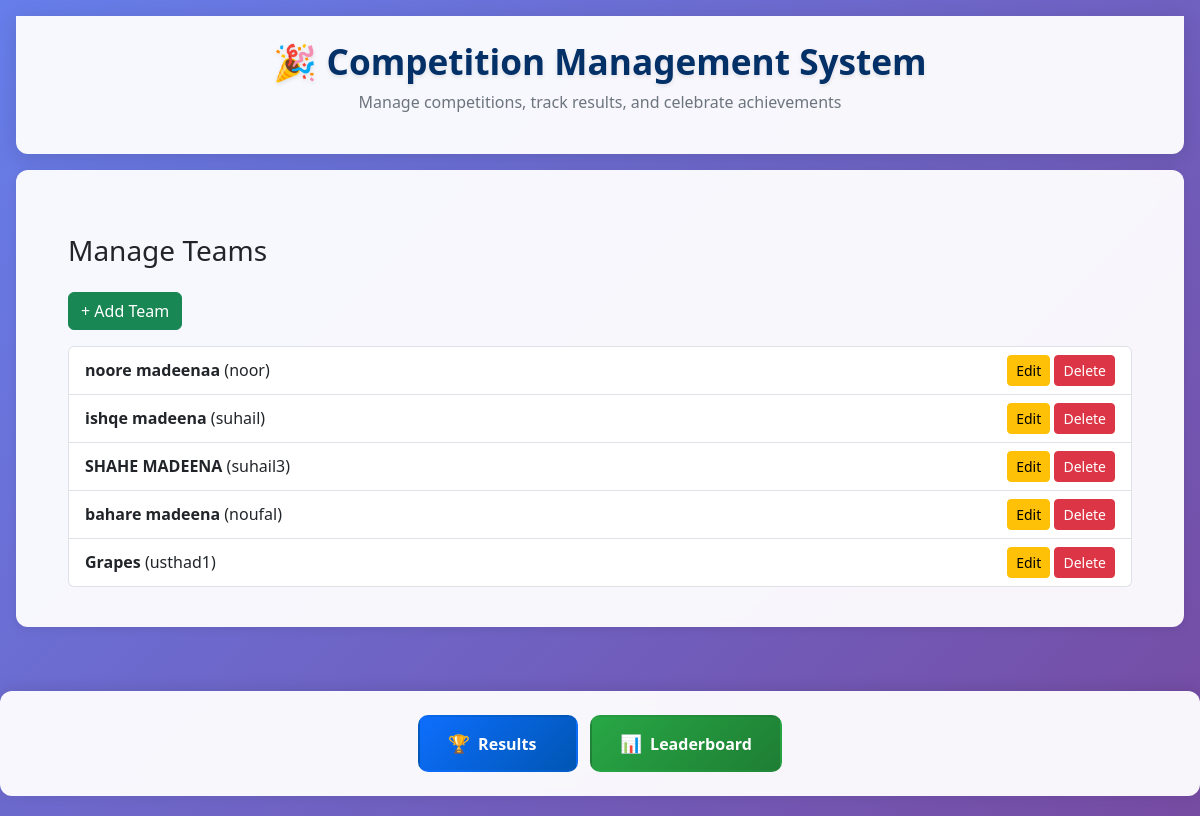
Page /add_team/ on the earlier database version.
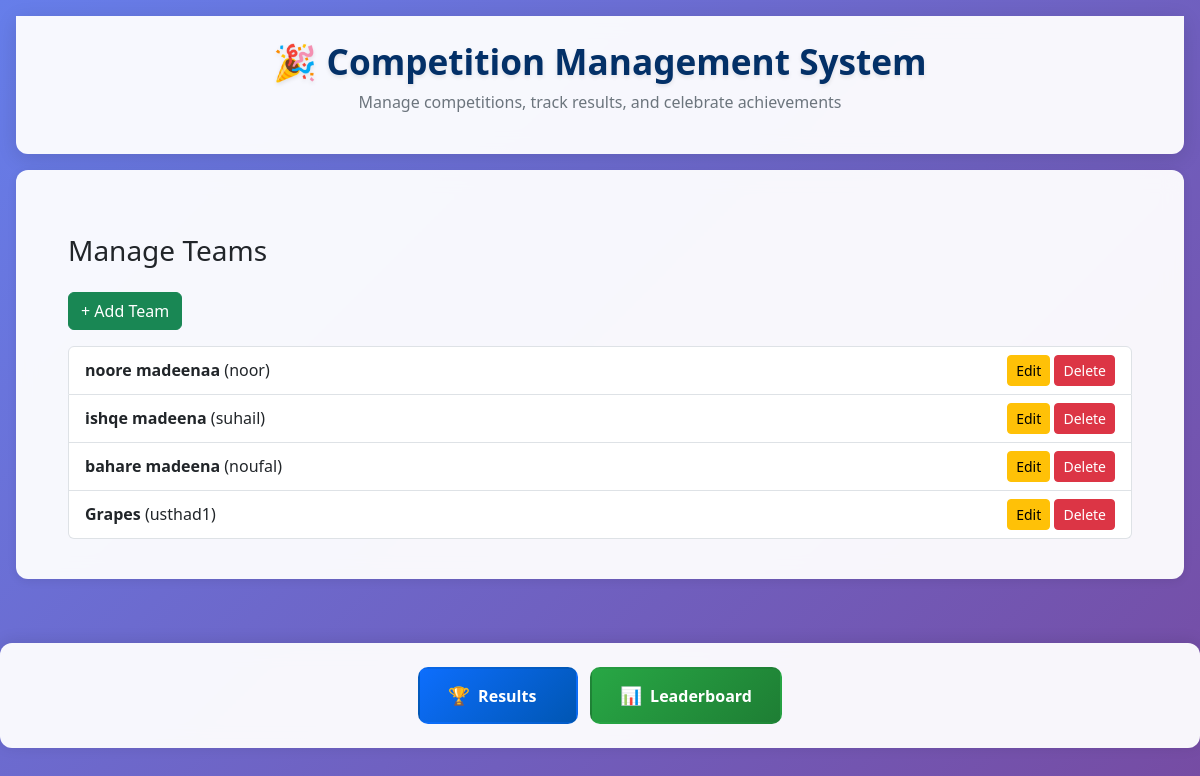
Same page on the later database version.
### core/models.py (models this page shows, shortened)
class Team(models.Model):
    user = models.OneToOneField(User, on_delete=models.CASCADE)
    name = models.CharField(max_length=100)
    total_points = models.IntegerField(default=0)

class User(AbstractUser):
    ROLE_CHOICES = (
        ('admin', 'Admin'),
        ('team', 'Team'),
    )
    role = models.CharField(max_length=10, choices=ROLE_CHOICES)
    is_approved = models.BooleanField(default=False)

### core/views.py (the view)
# urls.py: path('add_team/', views.add_team, name='add_team'),
def add_team(request):
    form = TeamForm(request.POST or None)
    if form.is_valid():
        form.save()
        return redirect('add_team')
    teams = Team.objects.all()
    return render(request, 'add_team_modal.html', {'form': form, 'teams': teams})

### templates/add_team_modal.html (shortened to what this page needs)
{% extends 'base.html' %}
{% load static %}
{% block content %}
<link href="https://cdn.jsdelivr.net/npm/bootstrap@5.3.0/dist/css/bootstrap.min.css" rel="stylesheet">
<div class="container mt-4">
    <h3 class="mb-4">Manage Teams</h3>
    <button type="button" class="btn btn-success mb-3" data-bs-toggle="modal" data-bs-target="#addTeamModal">
        + Add Team
    </button>
    <ul class="list-group">
        {% for team in teams %}
            <li class="list-group-item d-flex justify-content-between align-items-center">
                <div>
                    <strong>{{ team.name }}</strong> ({{ team.user.username }})
                </div>
                <div>
                    <a href="{% url 'edit_team' team.id %}" class="btn btn-sm btn-warning">Edit</a>
                    <a href="{% url 'delete_team' team.id %}" class="btn btn-sm btn-danger"
                       onclick="return confirm('Are you sure to delete this team?')">Delete</a>
                </div>
            </li>
        {% empty %}
            <li class="list-group-item">No teams found.</li>
        {% endfor %}
    </ul>
</div>
{% endblock %}

Differences in the rows shown:
removed Team: name "SHAHE MADEENA", user.username "suhail3"
